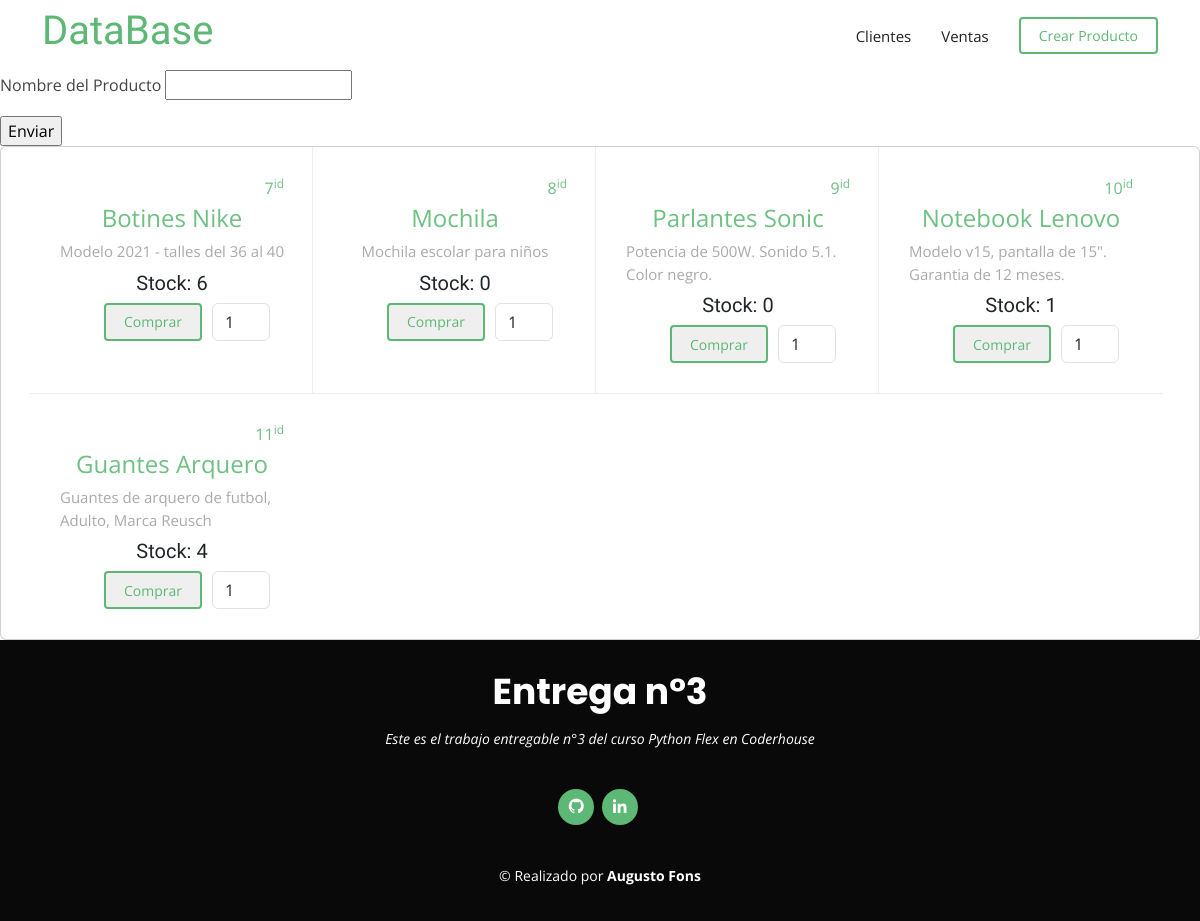
Before: / with the older database file.
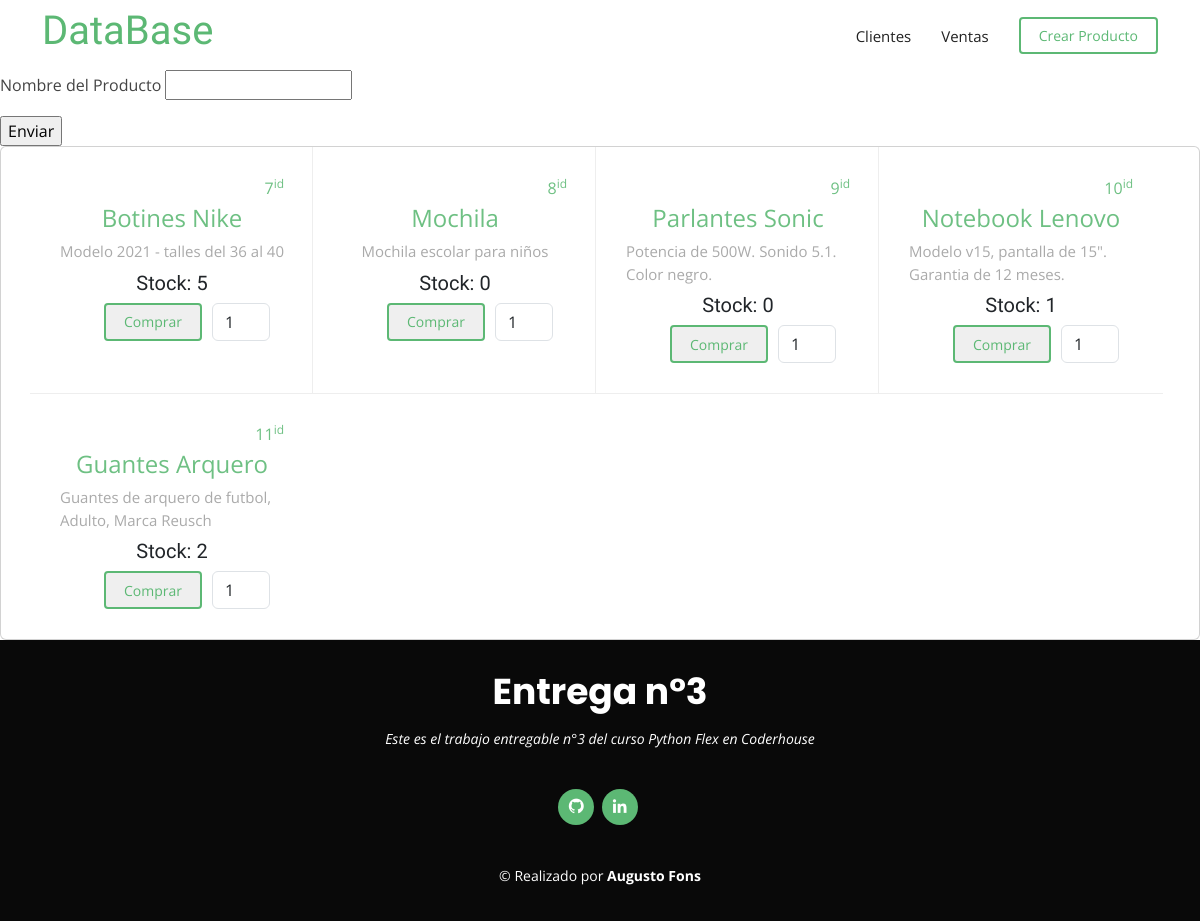
After: the same page with the newer database file.
### productos/models.py (models this page shows, shortened)
class Producto(models.Model):
    nombre = models.CharField(max_length=50)
    descripcion = models.TextField()
    stock = models.IntegerField()

### Entrega3/views.py (the view)
# urls.py: 2. Add a URL to urlpatterns:  path('', views.home, name='home')
def home(request):
    productos = Producto.objects.all()
    return render(request, 'index.html', {'productos': productos})

### templates/index.html (shortened to what this page needs)
{% extends "base.html" %}
{% load static %}
{% block contenido %}
<form action="/busqueda/" method="post">
    <p>Nombre del Producto <input type="text" name="nombre"></p>
    <input type="submit" value="Enviar">
</form>
<section id="card" class="card">
    <div class="container">
        <div class="row no-gutters">
                {% if not '/busqueda' in request.path %}
                    {% for producto in productos %}
                    <div class="col-lg-3 col-md-5 content-item" style="display: flex; flex-direction: column; align-items: center;">
                        <span style="margin-left: auto; font-size: medium;">{{ producto.id }}<sup>id</sup></span>
                        <span style="margin: 0 auto;">{{ producto.nombre }}</span>
                        <p style="margin-top: 4px; margin-bottom: 8px;">{{ producto.descripcion }}</p>
                        <h5>Stock: {{ producto.stock }}</h5>
                        <div class="navbar">
                            <form method="post" action="/realizar_compra/" style="display: flex; gap: 10px;">
                                        <input class="getstarted scrollto" type="submit" value="Comprar">
                                        <input type="number" class="form-control" style="width: 58px;" min="1" value="1" name="cantidad"">
                            </form>
                        </div>
                    </div>
                    {% empty %}
                        <div class="col-lg-3 col-md-5 content-item" style="display: flex; flex-direction: column; align-items: center;">
                            <p style="margin-top: 4px; margin-bottom: 8px;">No hay productos</p>
                        </div>
                    {% endfor %}
                {% endif %}
        </div>
    </div>
</section
{% endblock %}

Changed rows visible on the page:
changed Producto "Botines Nike": stock "6" → "5"
changed Producto "Guantes Arquero": stock "4" → "2"
